Frame 1 (no input): blank canvas, image omitted
Frame 60 (the mouse pressed at the canvas centre just before this capture): blank canvas, image omitted
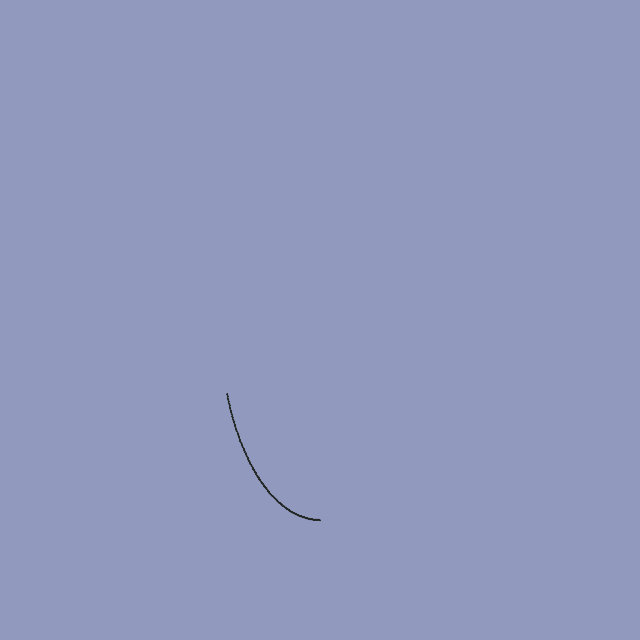
Frame 120 (the mouse held since frame 60 and released just before this capture)

The Processing sketch whose frames 1 and 60 were blank and that drew this single picture after the mouse press (run headless with seeded random() and noise(); from frame 60 on, the mouse is pressed at the canvas centre):

// Processing sketch: build
// ── build.pde
float theta = PI/2;
float phi = PI/4;

float a = 100;
float b = 200;

float theta_vel = 0.01;
float phi_vel = 0.02;

void setup() {
	size(640,640);
	background(#9199be);
}

void draw() {
	stroke(#212624);

	translate(width/2, height/2); // move to center of the window!

	float x = a*cos(theta);
	float y = b*sin(theta);
	ellipse(x, y, 1, 1);
	
	theta += theta_vel;
	phi += phi_vel;

	}
